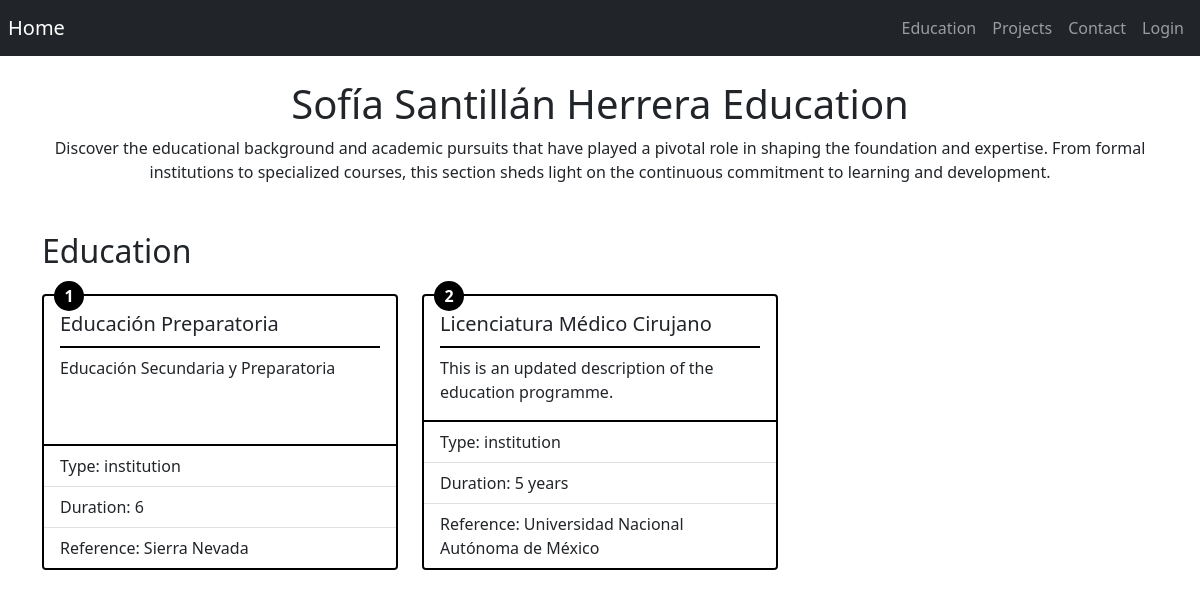
The page /education on the database its author committed.
### app.py (models this page shows)
class Contact(db.Model):
    id = db.Column(db.Integer, primary_key=True)
    name = db.Column(db.String(100), default="Default Name")
    professional_title = db.Column(db.String(100), default="Default Title")
    description = db.Column(db.String(500), default="Default Description")
    email = db.Column(db.String(100), default="default@example.com")
    cellphone = db.Column(db.String(20), default="123-456-7890")
    instagram = db.Column(db.String(100), default="default_instagram")
    facebook = db.Column(db.String(100), default="default_facebook")
    linkedin = db.Column(db.String(100), default="default_linkedin")

class Education(db.Model):
    id = db.Column(db.Integer, primary_key=True)
    education_type = db.Column(db.String(50))  # institution or course
    name = db.Column(db.String(150))
    duration = db.Column(db.String(100))
    reference_contact = db.Column(db.String(150), nullable=True)
    description = db.Column(db.Text, nullable=True)

### app.py (the view)
@app.route('/education')
def education():
    contact_info = Contact.query.first()
    educations = Education.query.all()
    return render_template('education.html',contact=contact_info,educations=educations)

### templates/education.html (shortened to what this page needs)
{%extends 'base.html'%}
{%block content%}
<div class="container text-center">
    <h1 class="mt-4">{{contact.name}} Education</h1>
    <p class="mb-5">
        Discover the educational background and academic pursuits that have played a pivotal role in shaping the foundation and expertise.
        From formal institutions to specialized courses, this section sheds light on the continuous commitment to learning and development.
    </p>
</div>
<div class="container mt-5">
    <h2 class="mb-4">Education</h2>
    <div class="row">
        {% for edu in educations %}
        <div class="col-md-4 mb-4">
            <div class="card h-100 edu-card" data-number="{{ loop.index }}">
                <div class="card-body">
                    <h5 class="card-title">{{ edu.name }}</h5>
                    <p class="card-text">{{ edu.description }}</p>
                </div>
                <ul class="list-group list-group-flush">
                    <li class="list-group-item">Type: {{ edu.education_type }}</li>
                    <li class="list-group-item">Duration: {{ edu.duration }}</li>
                    {% if edu.reference_contact %}
                    <li class="list-group-item">Reference: {{ edu.reference_contact }}</li>
                    {% endif %}
                </ul>
            </div>
        </div>
        {% endfor %}
    </div>
</div>
{%endblock%}

### static/css/style.css (style rules this page uses)
body { overflow-x: hidden; }
.edu-card { position: relative; }
.edu-card::before { content: attr(data-number); position: absolute; top: -15px; left: 10px; background-color: #000; color: #fff; border-radius: 50%; width: 30px; height: 30px; display: flex; align-items: center; justify-content: center; font-weight: bold; }
.edu-card { border: 2px solid #000; transition: transform 0.3s; }
.edu-card .card-title { border-bottom: 2px solid #000; padding-bottom: 10px; }

### rows shown on the page
Contact: name "Sofía Santillán Herrera"
Education: name "Educación Preparatoria", description "Educación Secundaria y Preparatoria", education_type "institution", duration "6", reference_contact "Sierra Nevada"
Education: name "Licenciatura Médico Cirujano", description "This is an updated description of the education programme.", education_type "institution", duration "5 years", reference_contact "Universidad Nacional Autónoma de México"
